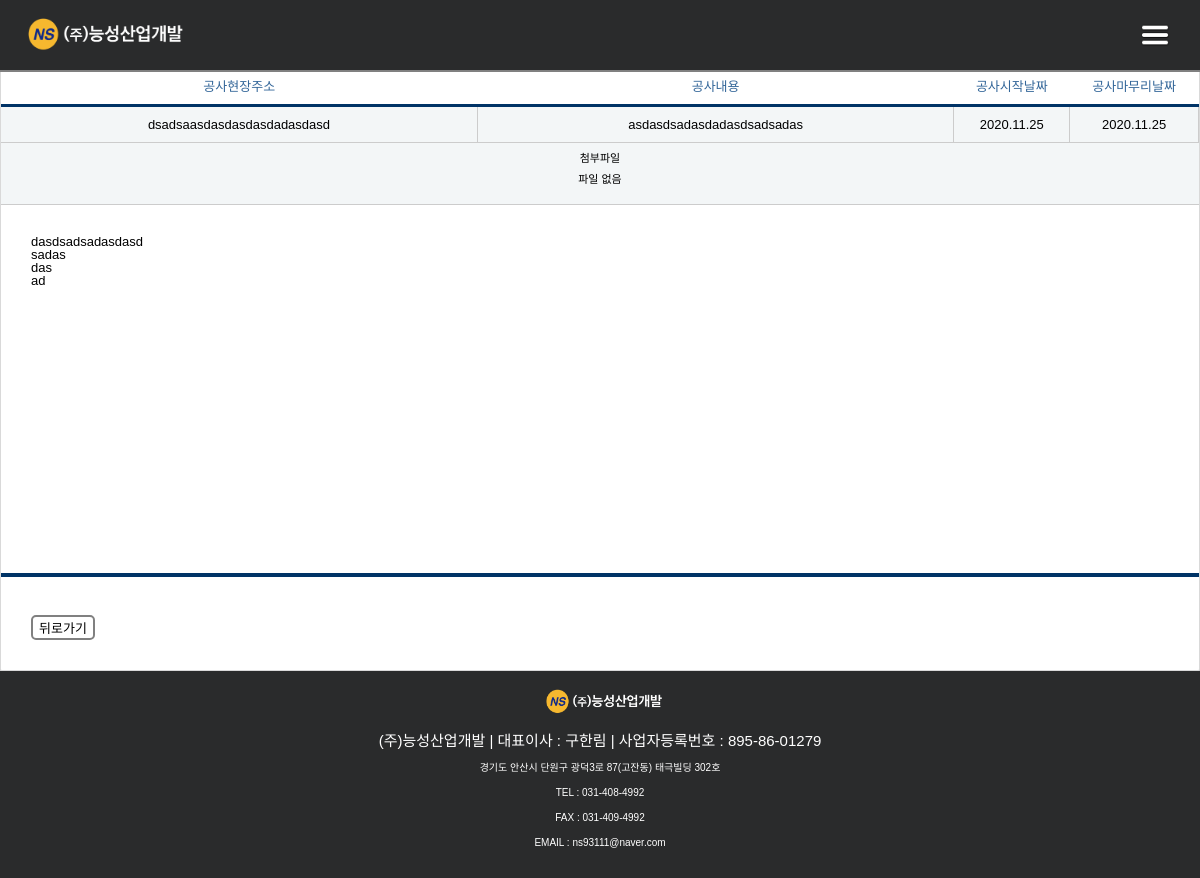
/menu_3/3, run on the app's committed database.
### web/models.py (models this page shows, shortened)
class Result_post(models.Model):
    text = models.TextField(max_length=5000, blank=True, null=True)
    address = models.CharField(max_length=200)
    business_name = models.CharField(max_length=200)
    business_start_at = models.DateField(null=True, blank=True)
    business_finish_at = models.DateField(null=True, blank=True)
    file_1 = models.FileField(upload_to='files/', null=True, blank=True)
    file_2 = models.FileField(upload_to='files/', null=True, blank=True)
    file_3 = models.FileField(upload_to='files/', null=True, blank=True)
    file_4 = models.FileField(upload_to='files/', null=True, blank=True)
    file_5 = models.FileField(upload_to='files/', null=True, blank=True)
    class Meta:
        db_table = 'result_posts'

### web/views.py (the view)
# urls.py: path('menu_3/<int:result_post_pk>', views.detail_result, name='detail_result'),
def detail_result(request, result_post_pk):
	result_post = get_object_or_404(Result_post, pk=result_post_pk)
	return render(request, 'web/detail_result.html', {'result_post':result_post})

### web/templates/web/detail_result.html (shortened to what this page needs)
{%extends 'web/base.html'%}
{%load static%}
{%load  custom_tag%}
{%block content%}
<section id="block_wrap_section">
    <section id="container_section">
      <br><br><br>
      <div class="detail_result_box">
        <table class="detail_result_table">
          <thead>
                <tr>
                  <th scope="cols">공사현장주소</th>
                  <th scope="cols">공사내용</th>
                  <th scope="cols">공사시작날짜</th>
                  <th scope="cols">공사마무리날짜</th>
                </tr>
          </thead>
          <tbody>
                <tr>
                  <th scope="row">{{result_post.address}}</th>
                  <th scope="row">{{result_post.business_name}}</th>
                  <th scope="row">{{result_post.business_start_at}}</th>
                  <th scope="row">{{result_post.business_finish_at}}</th>
                </tr>
          </tbody>
          </table>
          <div class="file_box">
            <h1> 첨부파일 </h1>
              {%if result_post.file_1%}
                <a href="{{result_post.file_1.url}}" download><h2>{{result_post.file_1.url | file_name_slice}}</h2></a><br>
              {%else%}
                <h2>파일 없음</h2>
              {%endif%}
          </div>
          <div class="post_text">
            {{result_post.text|linebreaks}}
          </div>
          <hr>
          <div class="button_box">
            <button onClick="history.go(-1);">뒤로가기</button>
          </div>
       </div>
    </section>
  </section>
  {%endblock%}

### web/static/web/css/base.css (style rules this page uses)
body { display: flex; flex-direction: column; width: 100%; height:auto; font-family: 'Noto Sans KR', sans-serif; }
@media all and (max-width:1280px) { body { width:100%; height:auto; } }

### web/static/web/css/base_menu.css (style rules this page uses)
#block_wrap_section { height: auto; display: flex; flex-direction: row; justify-content:center; padding-bottom: 50px; }
#call_center_box img, h2 { display: inline; }
#container_section { height:auto; float: left; width: 960px; background: #ebebeb; border-radius: 2px; border: 0.5px solid #d9d9d9; box-shadow: 0.5px 0.5px 0.5px 0.5px #c4c4c4; padding-bottom:30px; padding-left:30px; padding-right:30px; margin-left: 50px; }
@media all and (max-width:1280px) { #block_wrap_section { margin: 0px; padding: 0px; width: 100%; height: auto; overflow: hidden; } }
@media all and (max-width:1280px) { #container_section { width: 100%; height: auto; margin: 0px; padding: 0px; overflow: hidden; min-height:500px; } }

### web/static/web/css/menu_1.css (style rules this page uses)
.history_second_box h1 , h2 { display:inline; line-height:30px; font-size:15px; }

### web/static/web/css/detail_notice.css (style rules this page uses)
.file_box { padding-top: 10px; padding-bottom: 10px; width: 95%; padding-left: 2.5%; padding-right: 2.5%; text-align: center; height: auto; border-bottom: 1px solid #ccc; background: #f3f6f7; }
.file_box h1 { font-size: 13px; font-weight: 300; color:black; }
.file_box h2 { font-size: 13px; font-weight: 300; color:black; }
.post_text { font-size: 15px; font-weight: 300; padding:30px; min-height:300px; }
.button_box button { border-radius:5px; background:white; border:2px solid gray; margin:30px; font-size: 13px; }

### web/static/web/css/detail_information.css (style rules this page uses)
.file_box { padding-top: 10px; padding-bottom: 10px; width: 95%; padding-left: 2.5%; padding-right: 2.5%; text-align: center; height: auto; border-bottom: 1px solid #ccc; background: #f3f6f7; }
.file_box h1 { font-size: 13px; font-weight: 300; color:black; }
.file_box h2 { font-size: 13px; font-weight: 300; color:black; }
.post_text { font-size: 15px; font-weight: 300; padding:30px; min-height:300px; }
.button_box, .remove_button_box { display:inline; }
.button_box button, .remove_button_box button { border-radius:5px; background:white; border:2px solid gray; margin:30px; font-size: 13px; }

### web/static/web/css/detail_result.css (style rules this page uses)
.detail_result_box { background: white; width: 100%; min-height: 500px; }
.detail_result_table { margin: auto; border-collapse: collapse; text-align: left; line-height: 15px; width: 100%; }
.detail_result_table thead th { font-size: 18px; padding: 10px; font-weight: 500; vertical-align: top; color: #369; border-bottom: 3px solid #036; text-align: center; }
.detail_result_table thead th:nth-child(1) { width:350px; }
.detail_result_table thead th:nth-child(2) { width:350px; }
.detail_result_table thead th:nth-child(3) { width:70px; }
.detail_result_table thead th:nth-child(4) { width:80px; }
.detail_result_table tbody th { height: 10px; padding: 10px; font-size: 13px; font-weight: 300; vertical-align: top; border-bottom: 1px solid #ccc; background: #f3f6f7; border-right: 1px solid #ccc; text-align: center; }
.file_box { padding-top: 10px; padding-bottom: 10px; width: 95%; padding-left: 2.5%; padding-right: 2.5%; text-align: center; height: auto; border-bottom: 1px solid #ccc; background: #f3f6f7; }
.file_box h1 { font-size: 13px; font-weight: 300; color:black; }
.file_box h2 { font-size: 13px; font-weight: 300; color:black; }
.post_text { font-size: 15px; font-weight: 300; padding:30px; min-height:300px; }
.detail_result_box hr { border:2px solid #036; font-weight: 100; }
.button_box button { border-radius:5px; background:white; border:2px solid gray; margin:30px; font-size: 13px; }
@media all and (max-width:1280px) { .detail_result_box { width: 100%; height: auto; margin-top:20px; } }
@media all and (max-width:1280px) { .detail_result_box thead tr th { font-size: 13px; } }
@media all and (max-width:1280px) { .detail_result_box tbody tr th { font-size: 13px; } }
@media all and (max-width:1280px) { div.file_box > h1, div.detail_result_box > div.file_box > h2, div.detail_result_box > div.file_box > a > h2 { font-size: 11px; } }
@media all and (max-width:1280px) { div.post_text { font-size: 13px; } }

### data on the page
Result_post: address "dsadsaasdasdasdasdadasdasd", business_name "asdasdsadasdadasdsadsadas", business_start_at "2020.11.25", business_finish_at "2020.11.25", text "dasdsadsadasdasd sadas das ad"
